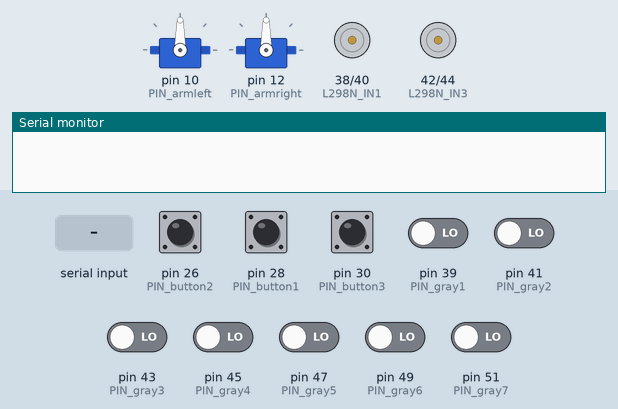
This sketch was run on a simulated Arduino Mega 2560, built with avr-gcc and run on an emulated ATmega2560. Shown: 2 × servo, motor-driver pin pairs drawn as motors (green arrow = first pin HIGH = forward, orange = second pin HIGH = backward, longer = more drive, scaled by the enable pin), the last lines printed to the serial monitor. The inputs (shaded band) are chosen by the test bench; at power-on: pin 26 (PIN_button2), pin 28 (PIN_button1), pin 30 (PIN_button3) HIGH, pin 39 (PIN_gray1), pin 41 (PIN_gray2), pin 43 (PIN_gray3), pin 45 (PIN_gray4), pin 47 (PIN_gray5), pin 49 (PIN_gray6), pin 51 (PIN_gray7) LOW.

Above: at 1.2 s.
1.3 s: pin 28 (PIN_button1) pulled LOW for 0.15 s
At 4.2 s:
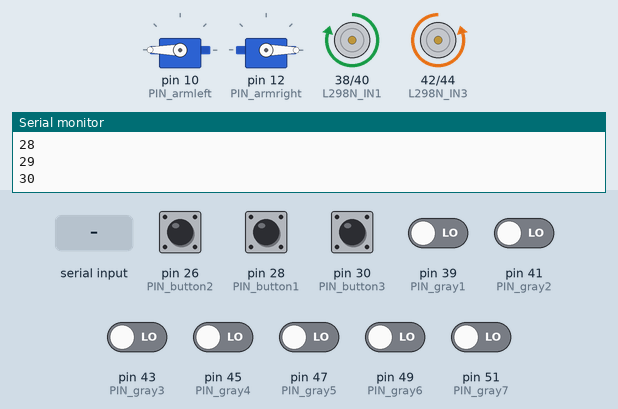
4.3 s: "3" received over Serial
At 5.2 s:
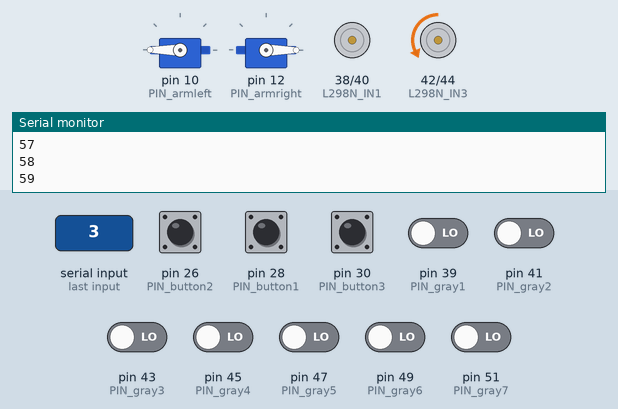
7.3 s: "1" received over Serial
At 9.26 s:
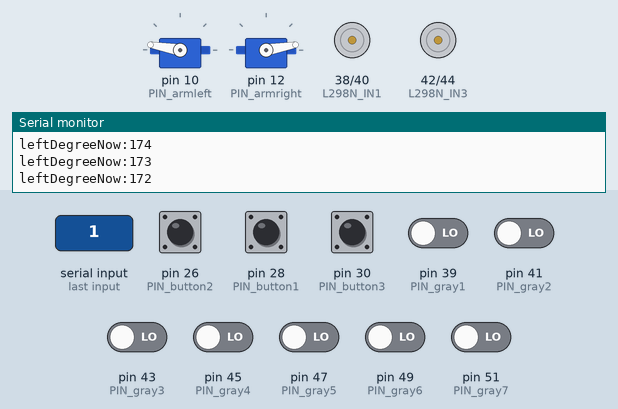
10.3 s: pin 30 (PIN_button3) pulled LOW for 1 s
13.3 s: "1" received over Serial
16.3 s: pin 30 (PIN_button3) pulled LOW for 0.15 s
At 19.44 s:
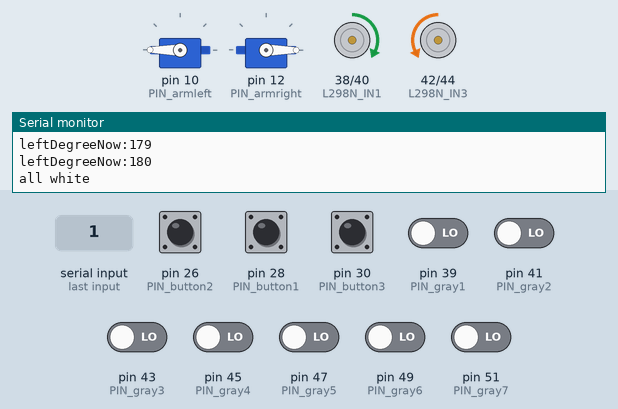
Timing chart, 0 to 22.5 s (numbered marks = the images above; inputs shaded):
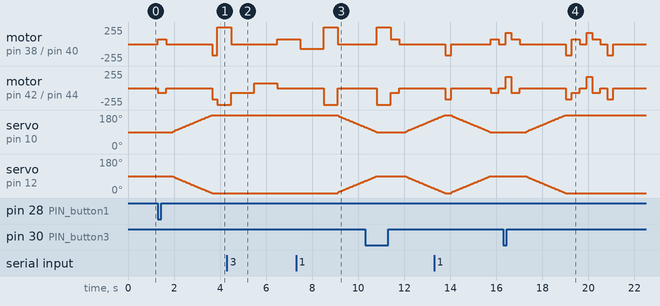

The sketch:

sketch_apr15a.ino
```cpp
#include"communication.h"
#include "arms.h"
#include "wheel.h"
#include "strategy.h"
void setup() {
  Serial.begin(9600);
  communicationSetup();
  wheelSetup();
  armSetup();
}
void loop() {
  //Serial.println("loop");
  armLoop();
  communicationLoop();
  strategyLoop();
  if(Serial.available()>0){
    char serialGet = Serial.read();
    if(serialGet=='1'){
      armUp();
    }
    if(serialGet=='2'){
      armDown();
    }
    if(serialGet=='3'){
      setWheel(70,0);
      delay(1000);
      setWheel(-70,0);
      delay(1000);
      setWheel(0,70);
      delay(1000);
      setWheel(0,-70);
      delay(1000);
      stopWheel();
    }
    if(serialGet=='4'){
      int* sensorStatus = getSensor();
      Serial.print(sensorStatus[0]);
      Serial.print(sensorStatus[1]);
      Serial.print(sensorStatus[2]);
      Serial.print(sensorStatus[3]);
      Serial.print(sensorStatus[4]);
      Serial.print(sensorStatus[5]);
      Serial.println(sensorStatus[6]);
    }
    if(serialGet == '5'){
      Serial.println(getWaveDistance());
    }
  }
  if(getButton(0)){
    Serial.println("button1");
  }
  if(getButton(1)){
    Serial.println("button2");
  }
  if(getButton(2)){
    Serial.println("button3");
  }
  if(getButtonOnce(0)){
    setStrategy(1);
    Serial.println("button1 once");
  }
  if(getButtonOnce(1)){
    Serial.println("button2 once");
    stopAllStrategy();
    stopWheel();
  }
  if(getButtonOnce(2)){
    Serial.println("button3 once");
     //setWheel(-70,70);

    setStrategy(0);
  }
}
// #include "wheel.h"
// #include "pins.h"
// // 编码器脉冲计数
// volatile long encoderLeftCount = 0;
// volatile long encoderRightCount = 0;

// // 上次测速时间
// unsigned long lastTime = 0;
// // 测速间隔（毫秒）
// const unsigned long interval = 100;

// // 编码器每转脉冲数
// const int pulsesPerRevolution = 11;  // 根据实际情况调整

// // 轮子周长（厘米）
// const float wheelCircumference = 20.0;  // 根据实际情况调整

// // 左编码器 A 相中断服务函数
// void leftEncoderAISR() {
//   if (digitalRead(PIN_encoderla) == digitalRead(PIN_encoderlb)) {
//     encoderLeftCount++;
//   } else {
//     encoderLeftCount--;
//   }
// }

// // 右编码器 A 相中断服务函数
// void rightEncoderAISR() {
//   if (digitalRead(PIN_encoderra) == digitalRead(PIN_encoderrb)) {
//     encoderRightCount++;
//   } else {
//     encoderRightCount--;
//   }
// }

// void setup() {
//   // 初始化串口通信
//   Serial.begin(9600);

//   // 设置编码器引脚为输入模式
//   pinMode(PIN_encoderla, INPUT_PULLUP);
//   pinMode(PIN_encoderlb, INPUT_PULLUP);
//   pinMode(PIN_encoderra, INPUT_PULLUP);
//   pinMode(PIN_encoderrb, INPUT_PULLUP);

//   // 附加中断服务函数
//   attachInterrupt(digitalPinToInterrupt(PIN_encoderla), leftEncoderAISR, CHANGE);
//   attachInterrupt(digitalPinToInterrupt(PIN_encoderra), rightEncoderAISR, CHANGE);

//   // 记录开始时间
//   lastTime = millis();
// }

// void loop() {
//   // setWheel(100,100);
//   unsigned long currentTime = millis();
//   if (currentTime - lastTime >= interval) {
//     // 保存当前脉冲计数
//     long leftCount = encoderLeftCount;
//     long rightCount = encoderRightCount;
//     Serial.print("Left Count: ");
//     Serial.println(leftCount);
//     // 重置脉冲计数
//     encoderLeftCount = 0;
//     encoderRightCount = 0;
//     // 计算速度（厘米/秒）
//     float leftSpeed = (leftCount / (float)pulsesPerRevolution) * wheelCircumference / (interval / 1000.0);
//     float rightSpeed = (rightCount / (float)pulsesPerRevolution) * wheelCircumference / (interval / 1000.0);

//     // 输出速度到串口
//     Serial.print("Left Speed: ");
//     Serial.print(leftSpeed);
//     Serial.print(" cm/s, Right Speed: ");
//     Serial.print(rightSpeed);
//     Serial.println(" cm/s");

//     // 更新上次测速时间
//     lastTime = currentTime;
//   }
// }
```

arms.cpp
```cpp
#include<Arduino.h>
#include <Servo.h>
#include "pins.h"
// 创建舵机对象
Servo servoLeft;
Servo servoRight;
int leftDegreeNow = 90;//当前角度
int leftTargetdegree = 90;//目标角度
void armUp(){
    leftTargetdegree = 90;
}
void armDown(){
    leftTargetdegree = 180;
}
void armLoop(){
    while (leftDegreeNow < leftTargetdegree) {
        leftDegreeNow++;
        servoLeft.write(leftDegreeNow);
        // 注意两个舵机的转向相反
        servoRight.write(180-leftDegreeNow);
        delay(10);
        Serial.print("leftDegreeNow:");
        Serial.println(leftDegreeNow);
    }
    while (leftDegreeNow > leftTargetdegree) {
        leftDegreeNow--;
        servoLeft.write(leftDegreeNow);
        servoRight.write(180-leftDegreeNow);
        delay(10);
        Serial.print("leftDegreeNow:");
        Serial.println(leftDegreeNow);
    }
}
void armSetup() {
  // 将舵机连接到指定引脚
  servoLeft.attach(PIN_armleft);
  servoRight.attach(PIN_armright);
}
```

arms.h
```cpp
# ifndef ARMS_H
# define ARMS_H
    void armSetup();
    void armLoop();
    void armUp();
    void armDown();

#endif
```

communication.cpp
```cpp
#include<Arduino.h>
#include "pins.h"
int PIN_buttons[3] = {PIN_button1, PIN_button2, PIN_button3};
int PIN_sensors[7] = {PIN_gray1, PIN_gray2, PIN_gray3, PIN_gray4, PIN_gray5, PIN_gray6, PIN_gray7};
int button_Status[3] = {0, 0, 0};//0没按下，1按下但还没被函数调用，2按下且已经有调用
int sensor_Status[7] = {0, 0, 0, 0, 0, 0, 0};//0是白色，1是黑色
void communicationSetup(){
    //按钮
    pinMode(PIN_buttons[0], INPUT_PULLUP);
    pinMode(PIN_buttons[1], INPUT_PULLUP);
    pinMode(PIN_buttons[2], INPUT_PULLUP);
    //超声波
    pinMode(PIN_waveTrig, OUTPUT);
    pinMode(PIN_waveEcho, INPUT);
    //灰度传感器
    for(int i=0;i<7;i++){
        pinMode(PIN_sensors[i], INPUT);
    }
}
void communicationLoop(){
    for(int i = 0; i < 3; i++){
        int Statusi = digitalRead(PIN_buttons[i]) == LOW;
        if(Statusi&&button_Status[i] == 0){
            button_Status[i] = 1;
        } else if(Statusi == 0){
            button_Status[i] = 0;
        }
    }
}
// 只在每次按下时第一次调用返回一次true
int getButtonOnce(int id){
    if(button_Status[id] == 1){
        button_Status[id] = 2;
        return 1;
    }
    return 0;
}
int getButton(int id){
    return  button_Status[id] > 0;
}
int* getSensor(){
    for(int i = 0; i < 7; i++){
        sensor_Status[i] = (digitalRead(PIN_sensors[i]) == HIGH);
        //如果在室内测试，要反过来，因为是黑线
        //sensor_Status[i] = 1-sensor_Status[i];
    }
    return sensor_Status;
}
double getWaveDistance(){
    long duration;
    float distance;

    // 发送超声波信号
    digitalWrite(PIN_waveTrig, LOW);
    delayMicroseconds(2);
    digitalWrite(PIN_waveTrig, HIGH);
    delayMicroseconds(10);
    digitalWrite(PIN_waveTrig, LOW);

    // 读取返回信号时间（单位微秒）
    duration = pulseIn(PIN_waveEcho, HIGH);

    // 计算距离 (声音传播速度为 0.034 cm/us, 往返时间除以2)
    distance = duration * 0.034 / 2;

    return distance;
}
```

communication.h
```cpp
#ifndef COMMUNICATION_H
#define COMMUNICATION_H
void communicationSetup();
void communicationLoop();
int getButton(int id);
int getButtonOnce(int id);
int* getSensor();
double getWaveDistance();
#endif // COMMUNICATION_H
```

strategy.cpp
```cpp
#include<Arduino.h>
#include "communication.h"
#include "arms.h"
#include "wheel.h"
#include "strategy.h"
#define ST 0 //直行一格
#define LF 1//左转
#define RT 2//右转
#define ARM_DOWN 3//放下
#define ARM_UP 4//抬起
#define WAVE 5//超声波触发
#define GO 6//前进一段距离
#define REST 7//休息
#define RTT 8//右转小半圈
#define END -1//结束
int strategyGroup[10][100]{
    //{GO,END},
    {ST,ARM_DOWN,RT,ST,LF,ST,RT,REST,ST,ST,ST,LF,ST,RT,GO,GO,GO,GO,GO,ARM_UP,END},
    {ST,ARM_DOWN,RTT,GO,GO,GO,GO,GO,GO,GO,GO,GO,GO,GO,GO,ARM_UP,END},
    {ST,ARM_DOWN,LF,ST,ST,ST,ST,RT,ST,ST,LF,ST,ST,GO,GO,GO,ARM_UP,END}
};
int properties[10][100]{
    {75,0,170,75,170,75,170,0,75,75,75,170,100,170,200,200,200,200,200,0,0},
    {70,0,170,250,250,250,250,250,250,250,250,250,250,250,250,0,0},
    {70,0,140,70,70,70,70,240,160,160,240,160,160,160,160,130,0,0},
};
int nowStrategy = -1;
int nowStrategyIndex = 0;
// 方向，3是正中，0是左边，6是右边,-1全白,-2全黑
double sensorDirection(){
    int* sensorStatus = getSensor();
    double sums = 0;
    int times = 0;
    for(int i = 0; i < 7; i++){
        if(sensorStatus[i] == 0){
            sums +=i;
            times+=1;
        }
    }
    if(times == 0) return -2;
    if(times >=4) return -1;
    return sums/times;
}
//前进一格
int straight(int basicSpeed){
    int* sensorStatus = getSensor();
    double sums = sensorDirection();
    if(sums == -1){//全白或者全黑
        Serial.println("all white");
        //setWheel(basicSpeed*0.5, basicSpeed*0.5);
        // while(getSensor()[0] == 1 && nowStrategy != -1)
        //     delay(10);
        setWheel(70, 70);
        delay(350);
        stopWheel();
        delay(300);
        return 1;
    }
    if(sums == -2){
        Serial.println("all black");
        setWheel(-basicSpeed*0.9, -basicSpeed*0.9);
        return 0;
    }
    if(sums < 1.3){
        setWheel(-basicSpeed, basicSpeed);
        delay(30);
        stopWheel();
        return 0;
    }
    if(sums > 3.7){
        setWheel(basicSpeed, -basicSpeed);
        delay(30);
        stopWheel();
        return 0;
    }
    //用一个变量控制乘数，满足sums=3的时候为0，sums为0的时候为-0.3，sums为6时为+0.3
    double changeC = (sums - 3) * 0.08;
    double leftSpeed = basicSpeed*(1+changeC);
    double rightSpeed = basicSpeed*(1-changeC);
    setWheel(leftSpeed, rightSpeed);
    // if(sums < 3){
    //     setWheel(basicSpeed*0.9, basicSpeed *1.2);
    // }else if(sums > 3){
    //     setWheel(basicSpeed*1.2, basicSpeed*0.9);
    // }else{
    //     setWheel(basicSpeed, basicSpeed);
    // }
    return 0;
}
//转弯
int turn(int basicSpeed, int direction){//1向左2向右
    if(direction == 2){
        setWheel(basicSpeed, -basicSpeed);
    }else{
        setWheel(-basicSpeed, basicSpeed);
    }
    delay(250);
    // while(sensorDirection() == -2)
    //     delay(10);
    stopWheel();
}

void setStrategy(int id){
    nowStrategy = id;
    nowStrategyIndex = 0;
}
int goCounter = 0;
void strategyLoop(){
    if(nowStrategy == -1){
        return;
    }
    int nowProperty = properties[nowStrategy][nowStrategyIndex];
    switch (strategyGroup[nowStrategy][nowStrategyIndex])
    {
    case END:
        nowStrategy = -1;
        return;
        break;
    case ST:
        if(straight(nowProperty)){
            // Serial.println("!!!");
            nowStrategyIndex++;
        }
        break;
    case LF:
        turn(nowProperty, 1);
        nowStrategyIndex++;
        break;
    case RT:
        turn(nowProperty, 2);
        nowStrategyIndex++;
        break;
    case ARM_DOWN:
        armDown();
        nowStrategyIndex++;
        break;
    case ARM_UP:
        armUp();
        nowStrategyIndex++;
        break;
    case WAVE:
        if(getWaveDistance() < 4){
            //Serial.println(getWaveDistance());
            delay(500);//防止超声波抖动
            if(getWaveDistance() < 4)
                nowStrategyIndex++;
        }
        break;
    case GO:
        while(goCounter < 60 && nowStrategy != -1){
            setWheel(nowProperty, nowProperty);
            delay(10);
            Serial.println(goCounter);
            goCounter++;
        }
        goCounter = 0;
        stopWheel();
        nowStrategyIndex++;
        break;
    case REST:
        stopWheel();
        delay(5000);
        nowStrategyIndex++;
        break;
    case RTT:
        setWheel(nowProperty, -nowProperty);
        delay(220);
        // while(sensorDirection() == -2)
        //     delay(10);
        stopWheel();
        nowStrategyIndex++;
        break;
    default:
        break;
    }
}
void stopAllStrategy(){
    nowStrategy = -1;
    stopWheel();
}
```

strategy.h
```cpp
#ifndef STRATEGY_H
#define STRATEGY_H
void setStrategy(int id);
void strategyLoop();
void stopAllStrategy();
int straight(int basicSpeed);
int turn(int basicSpeed, int direction);
double sensorDirection();
#endif
```

wheel.cpp
```cpp
#include<Arduino.h>
#include "pins.h"
void wheelSetup(){
    pinMode(L298N_IN1, OUTPUT);
    pinMode(L298N_IN2, OUTPUT);
    pinMode(L298N_IN3, OUTPUT);
    pinMode(L298N_IN4, OUTPUT);
    pinMode(L298N_ENA, OUTPUT);
    pinMode(L298N_ENB, OUTPUT);
}
void setWheel(int left,int right){
    if(right>0){
        digitalWrite(L298N_IN1, HIGH);
        digitalWrite(L298N_IN2, LOW);
    }else{
        digitalWrite(L298N_IN1, LOW);
        digitalWrite(L298N_IN2, HIGH);
    }
    if(left>0){
        digitalWrite(L298N_IN3, LOW);
        digitalWrite(L298N_IN4, HIGH);
    }else{
        digitalWrite(L298N_IN3, HIGH);
        digitalWrite(L298N_IN4, LOW);
    }
    analogWrite(L298N_ENB, left>0?left:-left);
    analogWrite(L298N_ENA, right>0?right:-right);
}
void stopWheel(){
    digitalWrite(L298N_IN1, LOW);
    digitalWrite(L298N_IN2, LOW);
    digitalWrite(L298N_IN3, LOW);
    digitalWrite(L298N_IN4, LOW);
}
```

wheel.h
```cpp
#ifndef WHEEL_H
#define WHEEL_H
void wheelSetup();
void setWheel(int left,int right);
void stopWheel();
#endif // WHEEL_H
```

pins.h
```cpp
# ifndef PINS_H
# define PINS_H
// 单向门
#define PIN_armleft 10
#define PIN_armright 12
// 按钮
#define PIN_button1  28
#define PIN_button2  26
#define PIN_button3  30
// 车轮
#define L298N_IN1 38
#define L298N_IN2 40
#define L298N_IN3 42
#define L298N_IN4 44
#define L298N_ENA 8
#define L298N_ENB 9
//车轮的编码器
#define PIN_encoderla  3
#define PIN_encoderlb  4
#define PIN_encoderra 1
#define PIN_encoderrb 2
// 灰度传感器
#define PIN_gray1  39
#define PIN_gray2  41
#define PIN_gray3  43
#define PIN_gray4  45
#define PIN_gray5  47
#define PIN_gray6  49
#define PIN_gray7  51
//超声波感应
#define PIN_waveTrig  6
#define PIN_waveEcho  7
# endif // PINS_H
```

Measured:
- after the input at 4.3 s, motor on pin 38 (L298N_IN1) / pin 40 (L298N_IN2): forward 250/255 → stopped after 0.19 s, → forward 70/255 2.0 s later; motor on pin 42 (L298N_IN3) / pin 44 (L298N_IN4): backward 250/255 → backward 70/255 after 0.19 s, → forward 70/255 1.0 s later, → stopped 1.0 s later
- after the input at 7.3 s, servo on pin 10 (PIN_armleft): moves from 180° to 116° over 1.2 s, starting after 1.8 s; servo on pin 12 (PIN_armright): moves from 0° to 64° over 1.2 s, starting after 1.8 s
- after the input at 16.3 s, servo on pin 10 (PIN_armleft): moves from 90° to 180° over 1.7 s, starting after 1.0 s; servo on pin 12 (PIN_armright): moves from 90° to 0° over 1.7 s, starting after 1.0 s
